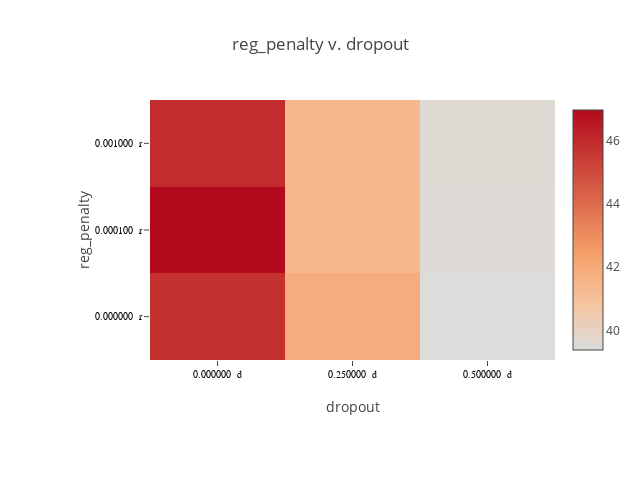

Notebook source saved alongside this figure:
### Code cell
plot_matrix(lossframe, "reg_penalty", "dropout", x_suffix=" d", y_suffix=" r")

### Figure 1 — Plotly figure (JSON) as saved in the notebook; plotly's stock layout.template omitted (floating-point values rounded to 4 significant figures)
{"data": [{"colorscale": [[0, "rgb(0,0,255)", [1, "rgb(255,0,0)"]]], "type": "heatmap", "x": ["0.000000  d", "0.250000  d", "0.500000  d"], "y": ["0.000000  r", "0.000100  r", "0.001000  r"], "z": [[45.76, 41.84, 39.38], [46.96, 41.41, 39.47], [45.93, 41.41, 39.56]]}], "layout": {"height": 480, "margin": {"b": 120, "l": 150, "r": 30, "t": 100}, "title": "reg_penalty v. dropout", "width": 640, "xaxis": {"tickfont": {"color": "black", "family": "Arial, sans-serif", "size": 10}, "title": "dropout"}, "yaxis": {"tickfont": {"color": "black", "family": "Arial, sans-serif", "size": 10}, "title": "reg_penalty"}}}
